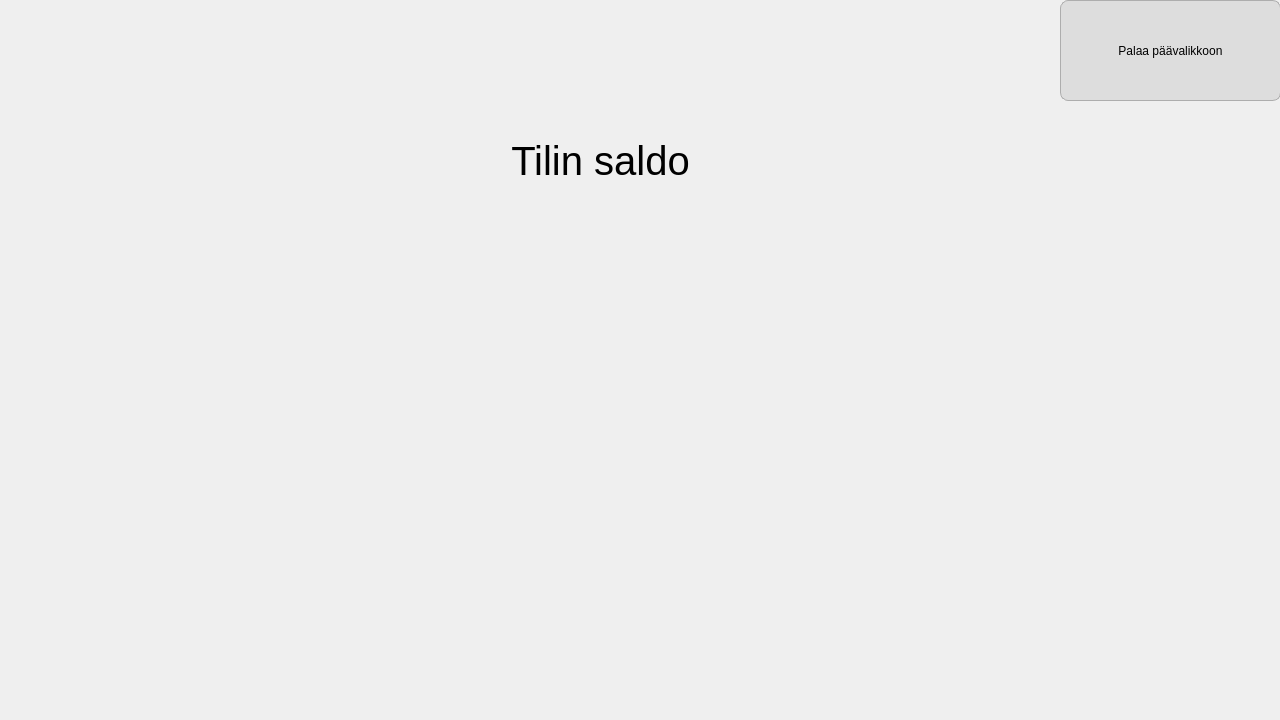
<?xml version="1.0" encoding="UTF-8"?>
<ui version="4.0">
 <class>saldo</class>
 <widget class="QDialog" name="saldo">
  <property name="geometry">
   <rect>
    <x>0</x>
    <y>0</y>
    <width>1280</width>
    <height>720</height>
   </rect>
  </property>
  <property name="windowTitle">
   <string>Dialog</string>
  </property>
  <widget class="QLabel" name="label">
   <property name="geometry">
    <rect>
     <x>250</x>
     <y>90</y>
     <width>701</width>
     <height>141</height>
    </rect>
   </property>
   <property name="font">
    <font>
     <pointsize>30</pointsize>
    </font>
   </property>
   <property name="text">
    <string>Tilin saldo</string>
   </property>
   <property name="alignment">
    <set>Qt::AlignCenter</set>
   </property>
  </widget>
  <widget class="QPushButton" name="palaaButton">
   <property name="geometry">
    <rect>
     <x>1060</x>
     <y>0</y>
     <width>221</width>
     <height>101</height>
    </rect>
   </property>
   <property name="styleSheet">
    <string notr="true">border-radius: 8px;
background-color: rgb(221, 221, 221);
border: 1px solid;
border-color: rgb(173, 173, 173);</string>
   </property>
   <property name="text">
    <string>Palaa päävalikkoon</string>
   </property>
  </widget>
 </widget>
 <resources/>
 <connections/>
</ui>
